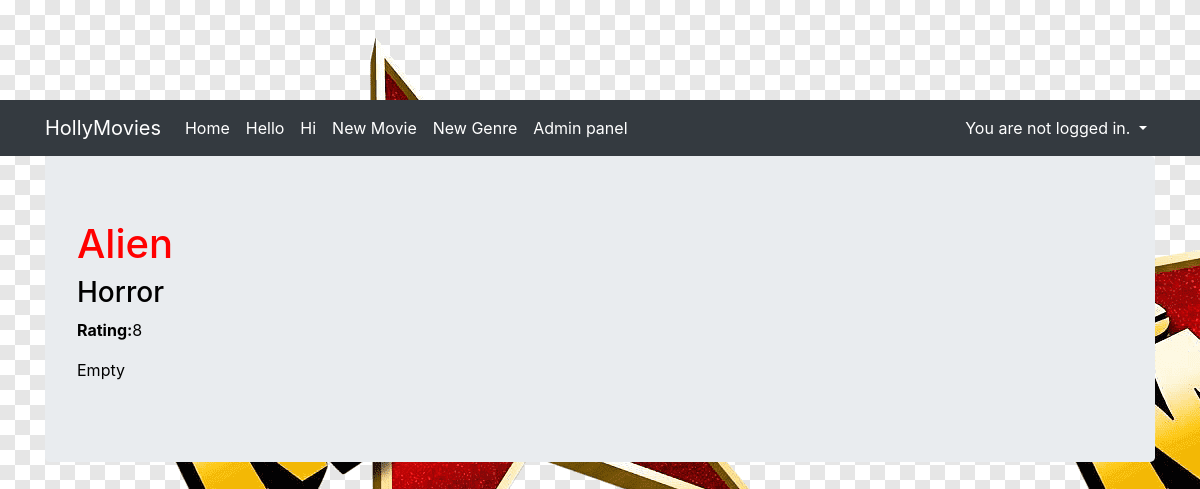
The app's page /movie/detail/5/, older data.
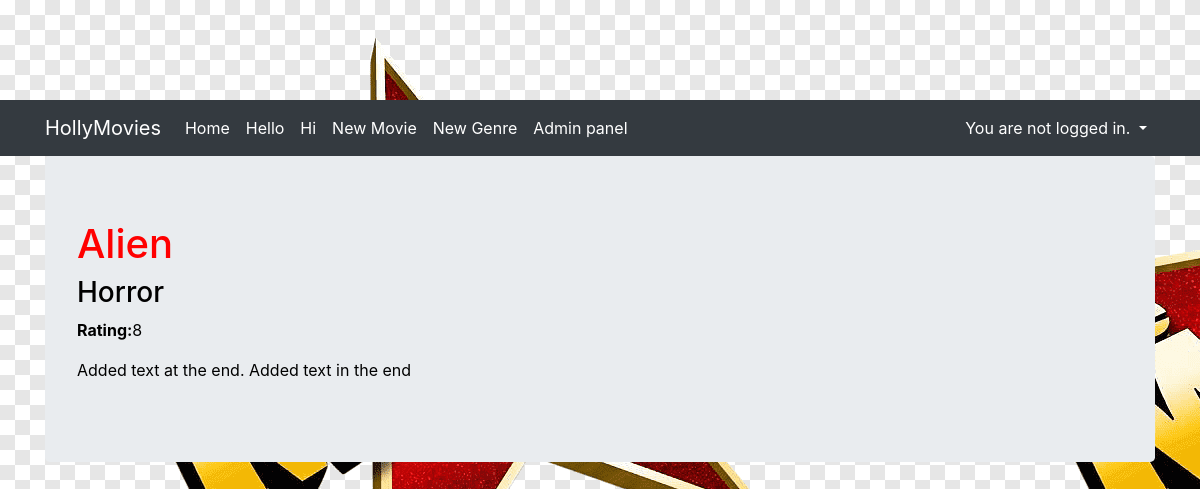
The same page, newer data.
### viewer/models.py (models this page shows, shortened)
class Movie(Model):
  title = CharField(max_length=128)
  genre = ForeignKey(Genre, on_delete=CASCADE)
  rating = IntegerField()
  released = DateField()
  description = TextField()
  created = DateTimeField(auto_now_add=True)

class Genre(Model):
    name = CharField(max_length=128)
    def __str__(self):
        return self.name

### viewer/views.py (the view)
# urls.py: path('movie/detail/<pk>/', MovieDetailView.as_view(), name='movie_detail'),
class MovieDetailView(DetailView):
    template_name = "viewer/movie_details.html"
    model = Movie

### viewer/templates/viewer/movie_details.html (shortened to what this page needs)
{% extends "viewer/base.html" %}
{% block content %}
<h1>{{ object.title }}</h1>
<h3>{{ object.genre }}</h3>
<p><strong> Rating:</strong>{{ object.rating}}</p>
<p> {{ object.description }}</p>
{% endblock %}

Row changes from the older to the newer data that the page shows:
changed Movie "Alien": description "Empty" → "Added text at the end. Added text in the end"
